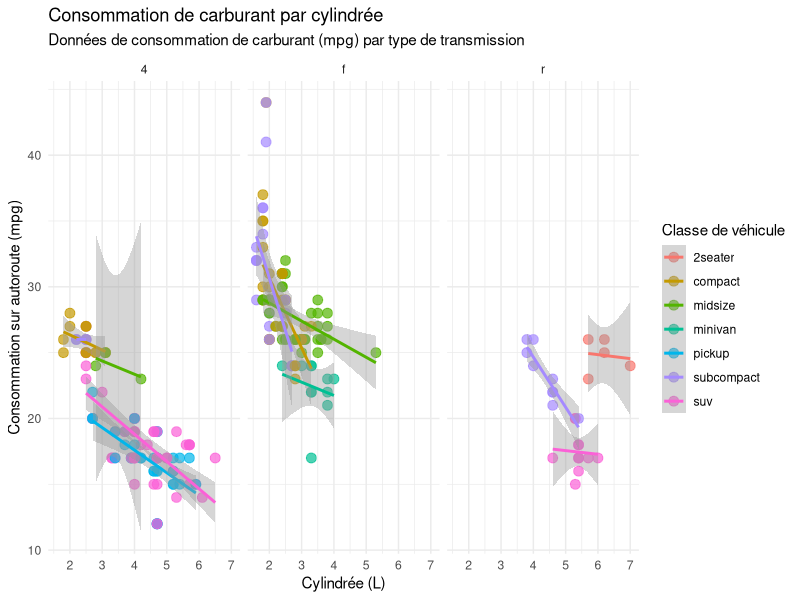
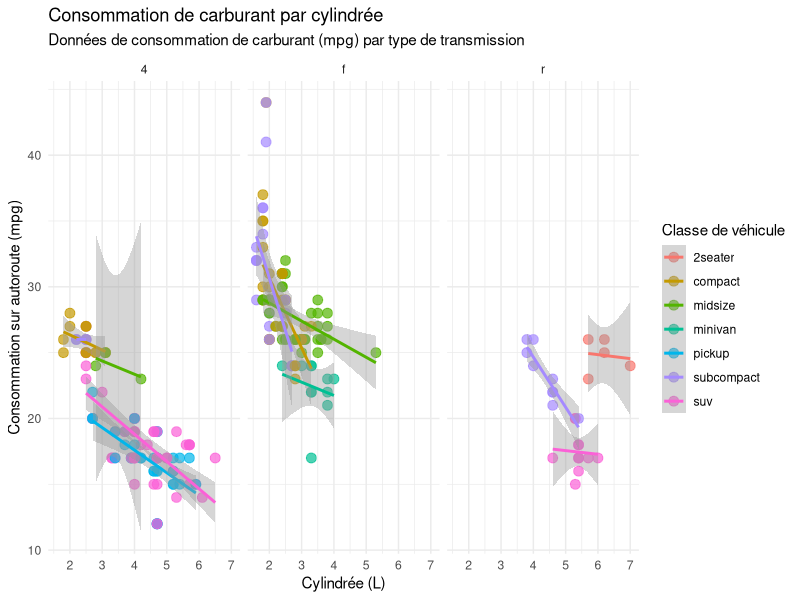

These figures' R source, in order:
# Installer ggplot2 si ce n'est pas déjà fait
if (!require(ggplot2)) {
  install.packages("ggplot2")
}

# Charger ggplot2 sans les messages informatifs
suppressPackageStartupMessages(library(ggplot2))

# Utiliser le dataset mpg
data("mpg")

# Créer le graphique
ggplot(mpg, aes(x = displ, y = hwy, color = class)) +
  geom_point(size = 3, alpha = 0.7) +             # Ajouter des points avec taille et transparence
  geom_smooth(method = "lm", formula = y ~ x, se = TRUE) +  # Ajouter une ligne de régression avec formule explicite
  facet_wrap(~ drv) +                             # Facetter par type de transmission (drv)
  labs(title = "Consommation de carburant par cylindrée",
       subtitle = "Données de consommation de carburant (mpg) par type de transmission",
       x = "Cylindrée (L)",
       y = "Consommation sur autoroute (mpg)",
       color = "Classe de véhicule") +            # Ajouter des étiquettes et un titre
  theme_minimal()                                 # Utiliser un thème minimal pour une meilleure lisibilité

# Sauvegarder le graphique en tant que fichier PNG
ggsave("visualisation_mpg.png", width = 10, height = 6)
